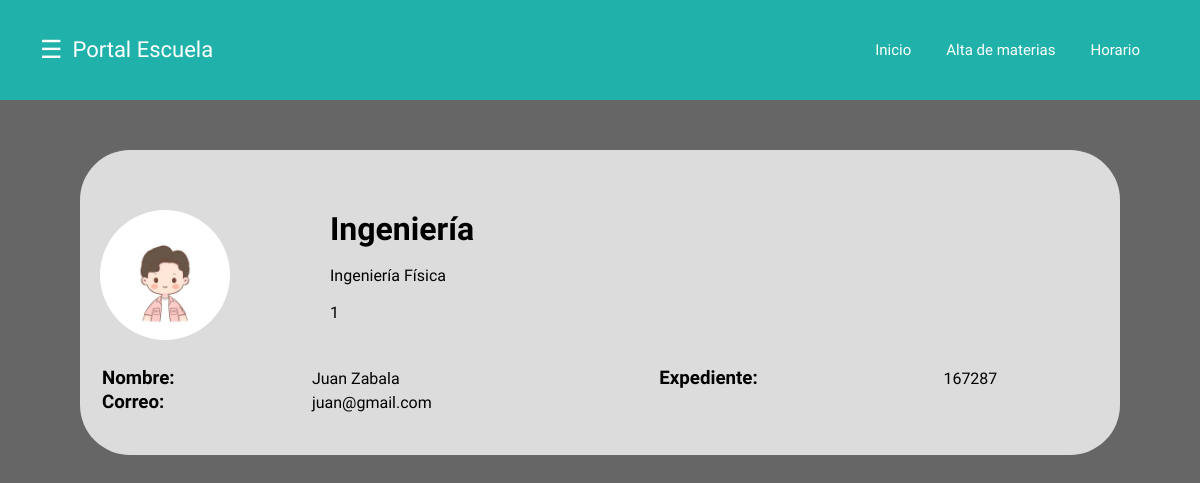
The app's page /Pprincipal.php?matricula=167287 with its own data.
### tables this page shows
CREATE TABLE `alumnos` (
  `Matricula` int(11) NOT NULL,
  `Nombre` varchar(30) NOT NULL,
  `Apellido` varchar(30) NOT NULL,
  `Correo` varchar(30) NOT NULL,
  `Password` varchar(30) NOT NULL,
  `Facultad` varchar(30) NOT NULL,
  `Semestre` int(11) NOT NULL,
  `Carrera` varchar(40) NOT NULL,
  `Imagen` varchar(30) NOT NULL
);

### Pprincipal.php (the view, shortened to what this page needs)
<!DOCTYPE html>
<html>
<head>
	<link rel="stylesheet" href="Cprincipal.css">
</head>
<body>
<?php
$bd = new mysqli("localhost","id20895239_uaqximeinfo","Baka baka01$","id20895239_alumnos");
$matricula=$_GET['matricula'];
$query_alumnos=mysqli_query($bd,"SELECT * FROM alumnos WHERE Matricula=$matricula");
	$info=mysqli_fetch_array($query_alumnos);
?>
<header class="header">
		<div class="container">
		<div class="btn-menu">
			<label for="btn-menu">☰</label>
		</div>
			<div class="logo">
				<h1>Portal Escuela</h1>
			</div>
			<nav class="menu">
				<a href="<?php echo"Pprincipal.php?matricula=$matricula"?>">Inicio</a>
				<a href="<?php echo"Pregistro_materias.php?matricula=$matricula"?>">Alta de materias</a>
				<a href="<?php echo"Phorario.php?matricula=$matricula"?>">Horario</a>
			</nav>
		</div>
	</header>
<div class="Info_alumno">
	<div class="Imagen_alumno">
		<img src="<?php echo $info['Imagen'];?>">
	<div class="detalles">
		<h1>
		<?php echo $info['Facultad']; ?>
		</h1>
		<p class="carrera"><?php echo $info['Carrera']; ?></p>
		<p class="semestre"><?php echo $info['Semestre']; ?></p>
	</div>
	</div>
	<table>
		<tr>
			<td><h3>Nombre:</h3></td>
			<td><?php echo $info['Nombre']. " ".$info['Apellido'];?></td>
			<td><h3>Expediente:</h3></td>
			<td><p><?php echo $info['Matricula'];?></p></td>
		</tr>
		<tr>
			<td><h3>Correo:</h3></td>
			<td><p><?php echo $info['Correo'];?></p></td>
			<td></td>
			<td></p></td>
		</tr>
	</table>
</div>
</body>
</html>

### Cprincipal.css (style rules this page uses)
* { margin: 0; padding: 0; box-sizing: border-box; font-family: 'Montserrat Alternates', sans-serif; }
body { background-image: url(https://amqueretaro.com/wp-content/uploads/2019/12/uaq-2.jpg); }
.header { height: 100px; background-color: lightseagreen; }
.container { margin: 0px 40px 0px 40px; }
.container .btn-menu, .logo { float: left; line-height:100px; }
.container .btn-menu label { color: #fff; font-size: 25px; cursor: pointer; }
.logo h1 { color: #fff; font-weight: 400; font-size: 22px; margin-left: 10px; }
.container .menu { float: right; line-height:70px; display: flex; justify-items: center; align-items: center; }
.container .menu a { display: inline-block; padding: 15px; text-decoration: none; color: #fff; transition: all 0.3s ease; font-size: 15px; margin-right: 5px; }
.Info_alumno { display: grid; background-color: gainsboro; margin: 50px 80px 50px 80px; border-radius: 50px; padding: 40px 20px 40px 20px; }
.Imagen_alumno { margin: 20px 30px 25px 0px; display: flex; justify-self: left; }
.Imagen_alumno img { height: 130px; border-radius: 80px; }
.detalles { margin-left: 100px; display: grid; }

### records on screen
alumnos: Facultad "Ingeniería", Carrera "Ingeniería Física", Semestre "1", Nombre "Juan", Apellido "Zabala", Matricula "167287", Correo "juan@gmail.com"
